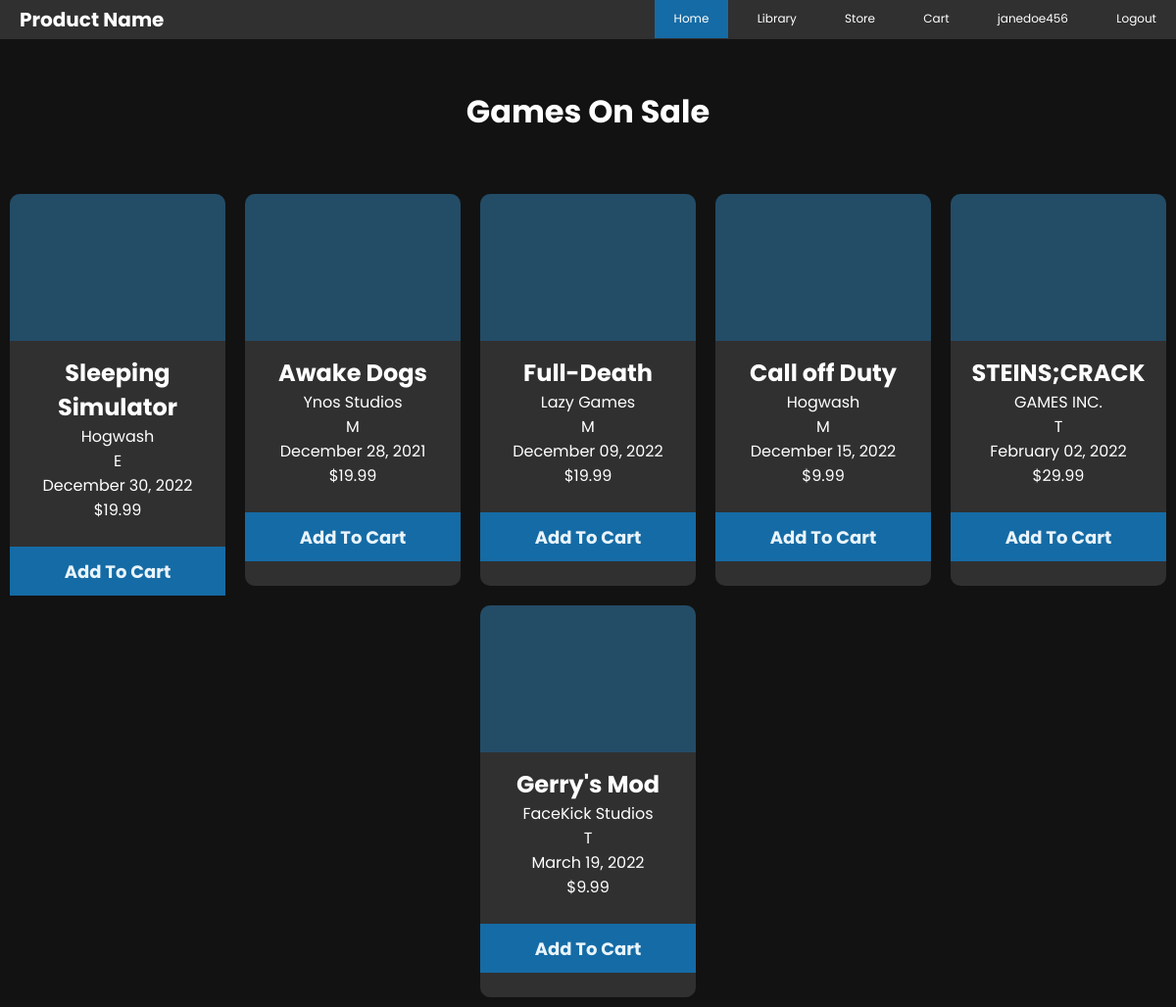
The page /store.php (signed in) on the database its author committed.
### tables this page shows
CREATE TABLE `game` (
  `GameID` int NOT NULL AUTO_INCREMENT,
  `Title` varchar(64) NOT NULL,
  `AgeRating` char(1) NOT NULL,
  `ReleaseDate` date NOT NULL,
  `Price` decimal(5,2) NOT NULL,
  `Dname` varchar(64) NOT NULL,
  PRIMARY KEY (`GameID`),
  UNIQUE KEY `Title` (`Title`),
  KEY `GAMEDEV_FK` (`Dname`),
  CONSTRAINT `GAMEDEV_FK` FOREIGN KEY (`Dname`) REFERENCES `developer` (`Dname`),
  CONSTRAINT `RATING_CHECK` CHECK (((`AgeRating` like _utf8mb4'E') or (`AgeRating` like _utf8mb4'T') or (`AgeRating` like _utf8mb4'M')))
);

### classes/DBHandler.php (called while the page is built)
<?php
class DBHandler
{
    public function connect()
    {
        try {
            $username = "root";
            $password = "root";
            $dbh = new PDO('mysql:host=localhost;dbname=gameplatform', $username, $password);
            return $dbh;
        } catch (PDOException $e) {
            print "Error!: " . $e->getMessage() . "<br/>";
            die();
        }
    }
}

### store.php (the view, shortened to what this page needs)
<?php
include "classes/DBHandler.php";
$con = new DBHandler();
$stmt = $con->connect()->prepare("SELECT * FROM GAME;");
$stmt->execute(array());
$all_games = $stmt->fetchAll();
function displayDate($date)
{
    $year = substr($date, 0, 4);
    $month_num = substr($date, 5, 2);
    $day = substr($date, 8, 2);
    $month = "January";
    if ($month_num == "02") {
        $month = "February";
    } else if ($month_num == "03") {
        $month = "March";
    } else if ($month_num == "04") {
        $month = "April";
    } else if ($month_num == "03") {
        $month = "May";
    } else if ($month_num == "03") {
        $month = "June";
    } else if ($month_num == "03") {
        $month = "July";
    } else if ($month_num == "03") {
        $month = "August";
    } else if ($month_num == "03") {
        $month = "September";
    } else if ($month_num == "03") {
        $month = "November";
    } else {
        $month = "December";
    }
    return $month . " " . $day . ", " . $year;
}
?>
<!DOCTYPE html>
<html lang="en">
<head>
    <link rel="stylesheet" href="styles/main.css">
    <link rel="stylesheet" href="styles/nav.css">
    <link rel="stylesheet" href="styles/list_preview.css">
</head>
<body>
    <div class="navbar">
        <nav>
            <ul>
                <li><a class="selected" href="index.php">Home</a></li>
                <?php
                if (isset($_SESSION["username"])) {
                ?>
                    <li><a href="library.php">Library</a></li>
                    <li><a href="store.php">Store</a></li>
                    <li><a href="cart.php">Cart</a></li>
                    <li><a href="profile.php"><?php echo $_SESSION["username"]; ?></a></li>
                    <li><a href="includes/logout.inc.php">Logout</a></li>
                <?php
                }
                ?>
            </ul>
        </nav>
        <h1>Product Name</h1>
    </div>
    <h1 id="heading">Games On Sale</h1>
    <section class="container">
        <?php
        for ($i = 0; $i < count($all_games); $i++) {
            $title = $all_games[$i]["Title"];
            $age_rating = $all_games[$i]["AgeRating"];
            $release_date = $all_games[$i]["ReleaseDate"];
            $price = $all_games[$i]["Price"];
            $dev_name = $all_games[$i]["Dname"];
        ?>
            <div class="st_game">
                <div class="game_image"></div>
                <?php
                echo "<h2>";
                echo $title;
                echo "</h2>";
                echo "<p>";
                echo $dev_name;
                echo "</p>";
                echo "<p>";
                echo $age_rating;
                echo "</p>";
                echo "<p>";
                echo displayDate($release_date);
                echo "</p>";
                echo "<p>";
                echo  "$" . $price;
                echo "</p>";
                ?>
                <br />
                <form action="includes/store.inc.php" method="post">
                    <input type="submit" name="add-to-cart<?php echo $_SESSION["gameID"]; ?>" value="Add To Cart">
                </form>
            </div>
        <?php
        }
        ?>
    </section>
</body>
</html>

### styles/main.css (style rules this page uses)
* { margin: 0; padding: 0; box-sizing: border-box; font-family: "Poppins", sans-serif; }
body { margin: 0; padding: 0; background: rgba(0, 0, 0, 0.93); height: 100vh; }
input[type="submit"] { width: 100%; height: 50px; background: #156ba5; font-size: 18px; color: #e9f4fb; font-weight: 700; cursor: pointer; border: none; margin-bottom: 30px; }

### styles/nav.css (style rules this page uses)
.navbar { background-color: #303030; }
.navbar h1 { font-size: 20px; color: white; position:absolute; top:5px; padding-left: 20px; }
nav { flex: 1; flex-wrap: wrap; text-align: right; padding-bottom: 10px; padding-top: -10px; }
nav ul li { display: inline-block; margin-left: 5px; margin-top: 5px; }
nav ul li a { color: white; font-size: 12px; padding: 12px 20px; transition: red 0.5s; text-decoration:none ; }
.selected { background: #156ba5; }

### styles/list_preview.css (style rules this page uses)
.container { display: flex; justify-content: center; flex-wrap: wrap; }
#heading { color: white; margin: 50px ; text-align: center; }
.st_game { background: #303030; width: 220px; height: 400px; margin: 10px; border-radius: 10px; transition: 0.5s; }
.game_image { background: #156ba577; height: 150px; margin-bottom: 15px; border-top-left-radius: 10px; border-top-right-radius: 10px; }
.st_game h2, .st_game p { color: white; text-align: center; }

### rows shown on the page
game: Title "Sleeping Simulator", Dname "Hogwash", AgeRating "E", ReleaseDate "December 30, 2022", Price "19.99"
game: Title "Awake Dogs", Dname "Ynos Studios", AgeRating "M", ReleaseDate "December 28, 2021", Price "19.99"
game: Title "Full-Death", Dname "Lazy Games", AgeRating "M", ReleaseDate "December 09, 2022", Price "19.99"
game: Title "Call off Duty", Dname "Hogwash", AgeRating "M", ReleaseDate "December 15, 2022", Price "9.99"
game: Title "STEINS;CRACK", Dname "GAMES INC.", AgeRating "T", ReleaseDate "February 02, 2022", Price "29.99"
game: Title "Gerry's Mod", Dname "FaceKick Studios", AgeRating "T", ReleaseDate "March 19, 2022", Price "9.99"

### other values the page prints
$_SESSION["username"] "janedoe456"
